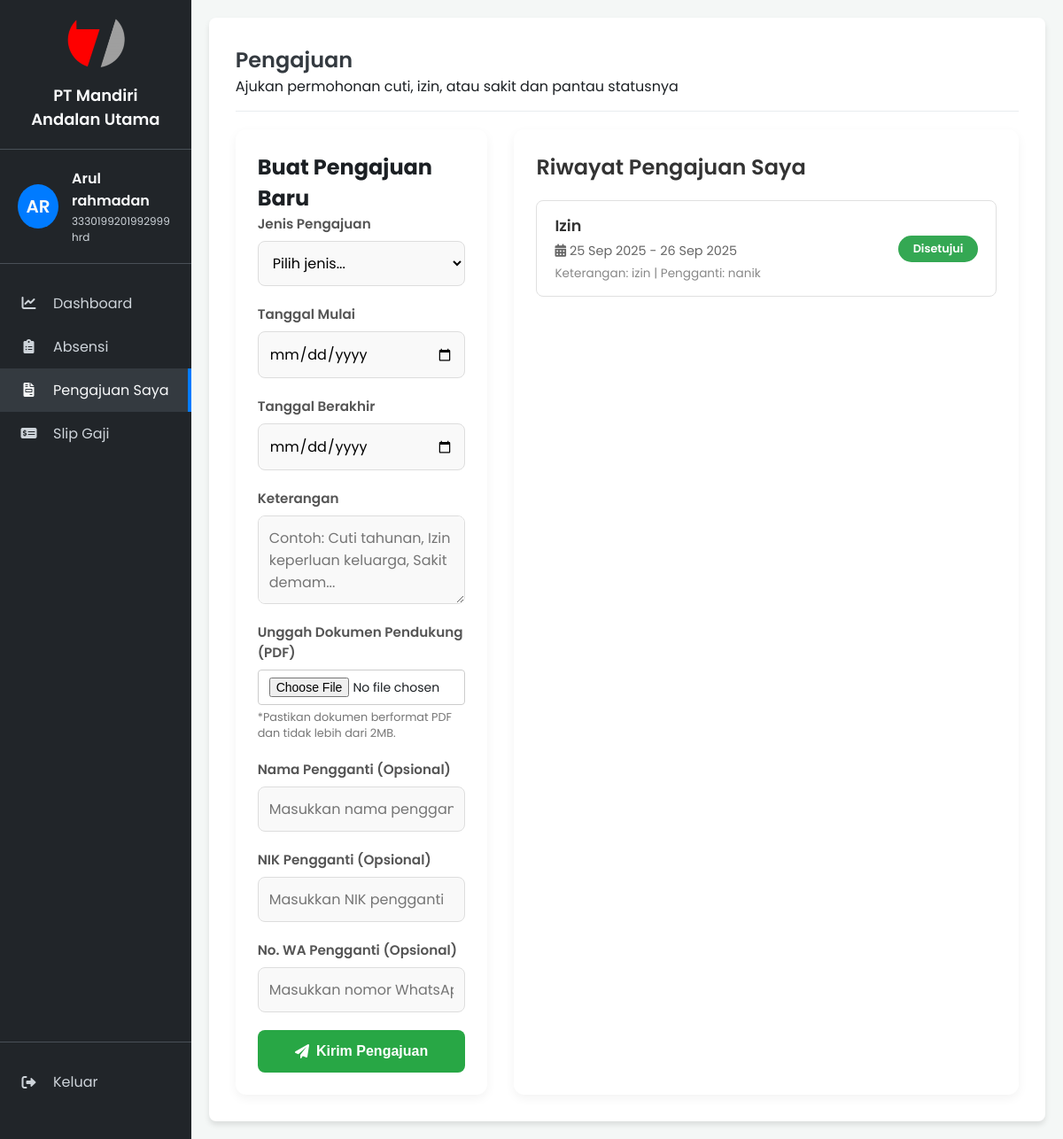
The app's page /karyawan/pengajuan/pengajuan.php (signed in) with its own data.
### tables this page shows
CREATE TABLE `karyawan` (
  `id_karyawan` bigint(20) UNSIGNED NOT NULL,
  `nama_karyawan` varchar(255) DEFAULT NULL,
  `jabatan` varchar(100) DEFAULT NULL,
  `jenis_kelamin` varchar(50) DEFAULT NULL,
  `tempat_lahir` varchar(100) DEFAULT NULL,
  `tanggal_lahir` date DEFAULT NULL,
  `alamat` varchar(255) DEFAULT NULL,
  `alamat_tinggal` varchar(255) DEFAULT NULL,
  `rt_rw` varchar(10) DEFAULT NULL,
  `kelurahan` varchar(100) DEFAULT NULL,
  `kecamatan` varchar(100) DEFAULT NULL,
  `kota_kabupaten` varchar(100) DEFAULT NULL,
  `nik_ktp` varchar(20) DEFAULT NULL,
  `pendidikan_terakhir` varchar(100) DEFAULT NULL,
  `no_hp` varchar(20) DEFAULT NULL,
  `alamat_email` varchar(255) DEFAULT NULL,
  `no_kk` varchar(20) DEFAULT NULL,
  `nama_ayah` varchar(100) DEFAULT NULL,
  `nama_ibu` varchar(100) DEFAULT NULL,
  `nik_karyawan` varchar(50) DEFAULT NULL,
  `nip` varchar(50) DEFAULT NULL,
  `penempatan` varchar(100) DEFAULT NULL,
  `nama_user` varchar(100) DEFAULT NULL,
  `kota` varchar(100) DEFAULT NULL,
  `area` varchar(100) DEFAULT NULL,
  `nomor_kontrak` varchar(100) DEFAULT NULL,
  `tanggal_pembuatan_pks` date DEFAULT NULL,
  `nomor_surat_tugas` varchar(100) DEFAULT NULL,
  `masa_penugasan` varchar(100) DEFAULT NULL,
  `tgl_aktif_masuk` date DEFAULT NULL,
  `join_date` date DEFAULT NULL,
  `end_date` date DEFAULT NULL,
  `end_date_pks` date DEFAULT NULL,
  `end_of_contract` date DEFAULT NULL,
  `status_karyawan` varchar(50) DEFAULT NULL,
  `status` varchar(50) DEFAULT NULL,
  `tgl_resign` date DEFAULT NULL,
  `cabang` varchar(100) DEFAULT NULL,
  `job` varchar(100) DEFAULT NULL,
  `channel` varchar(100) DEFAULT NULL,
  `tgl_rmu` date DEFAULT NULL,
  `nomor_rekening` varchar(50) DEFAULT NULL,
  `nama_bank` varchar(50) DEFAULT NULL,
  `gapok` decimal(10,2) DEFAULT NULL,
  `umk_ump` decimal(10,2) DEFAULT NULL,
  `tanggal_pernyataan` date DEFAULT NULL,
  `npwp` varchar(50) DEFAULT NULL,
  `status_pajak` varchar(50) DEFAULT NULL,
  `recruitment_officer` varchar(100) DEFAULT NULL,
  `team_leader` varchar(100) DEFAULT NULL,
  `recruiter` varchar(100) DEFAULT NULL,
  `tl` varchar(100) DEFAULT NULL,
  `manager` varchar(100) DEFAULT NULL,
  `nama_sm` varchar(100) DEFAULT NULL,
  `nama_sh` varchar(100) DEFAULT NULL,
  `sales_code` varchar(50) DEFAULT NULL,
  `nomor_reff` varchar(50) DEFAULT NULL,
  `no_bpjamsostek` varchar(50) DEFAULT NULL,
  `no_bpjs_kes` varchar(50) DEFAULT NULL,
  `role` enum('HRD','KARYAWAN','ADMIN') DEFAULT NULL,
  `proyek` enum('ALLO','MOLADIN','NOBU','CIMB','CNAF','BNIF','SMBCI','INTERNAL') DEFAULT NULL,
  `surat_tugas` varchar(255) DEFAULT NULL
);

CREATE TABLE `pengajuan` (
  `id_pengajuan` int(11) NOT NULL,
  `id_karyawan` int(11) DEFAULT NULL,
  `nik_karyawan` varchar(20) DEFAULT NULL,
  `jenis_pengajuan` enum('Cuti','Izin','Sakit') NOT NULL,
  `tanggal_mulai` date NOT NULL,
  `tanggal_berakhir` date NOT NULL,
  `keterangan` text NOT NULL,
  `dokumen_pendukung` varchar(255) DEFAULT NULL,
  `nama_pengganti` varchar(100) DEFAULT NULL,
  `nik_pengganti` varchar(20) DEFAULT NULL,
  `wa_pengganti` varchar(20) DEFAULT NULL,
  `status_pengajuan` enum('Menunggu','Disetujui','Ditolak') NOT NULL DEFAULT 'Menunggu',
  `tanggal_diajukan` datetime NOT NULL DEFAULT current_timestamp(),
  `tanggal_update` datetime NOT NULL DEFAULT current_timestamp() ON UPDATE current_timestamp(),
  `sumber_pengajuan` varchar(255) DEFAULT NULL,
  `nama_pengaju` varchar(255) DEFAULT NULL,
  `email_pengaju` varchar(255) DEFAULT NULL,
  `telepon_pengaju` varchar(255) DEFAULT NULL,
  `nik_pengaju` varchar(255) DEFAULT NULL
);

### karyawan/config.php (called while the page is built, shortened)
<?php
function e($string) {
    return htmlspecialchars($string ?? '', ENT_QUOTES, 'UTF-8');
}
?>

### karyawan/pengajuan/pengajuan.php (the view, shortened to what this page needs)
<?php
require '../config.php';
$id_karyawan = $_SESSION['id_karyawan'];
$nama_user = $_SESSION['nama'];
$stmt_user_info = $conn->prepare("SELECT nik_ktp, jabatan FROM karyawan WHERE id_karyawan = ?");
$stmt_user_info->bind_param("i", $id_karyawan);
$stmt_user_info->execute();
$result_user_info = $stmt_user_info->get_result();
$user_info = $result_user_info->fetch_assoc();
$nik_user = $user_info['nik_ktp'];
$jabatan_user = $user_info['jabatan'];
$sql_history = "SELECT * FROM pengajuan WHERE id_karyawan = ? ORDER BY tanggal_diajukan DESC";
$stmt_history = $conn->prepare($sql_history);
$stmt_history->bind_param("i", $id_karyawan);
$stmt_history->execute();
$result_history = $stmt_history->get_result();
?>
<!DOCTYPE html>
<html lang="id">
<head>
    <link rel="stylesheet" href="../style.css">
    <link rel="stylesheet" href="https://cdnjs.cloudflare.com/ajax/libs/font-awesome/6.0.0-beta3/css/all.min.css">
</head>
<body>
    <div class="container">
        <aside class="sidebar">
            <div class="company-brand">
                <img src="../image/manu.png" alt="Logo PT Mandiri Andalan Utama" class="company-logo">
                <p class="company-name">PT Mandiri Andalan Utama</p>
            </div>
            <div class="user-info">
                <div class="user-avatar"><?= e(strtoupper(substr($nama_user, 0, 2))) ?></div>
                <div class="user-details">
                    <p class="user-name"><?= e($nama_user) ?></p>
                    <p class="user-id"><?= e($nik_user) ?></p>
                    <p class="user-role"><?= e($jabatan_user) ?></p>
                </div>
            </div>
            <nav class="sidebar-nav">
                <ul>
                    <li><a href="../dashboard_karyawan.php"><i class="fas fa-chart-line"></i> Dashboard</a></li>
                    <li><a href="../absensi/absensi.php"><i class="fas fa-clipboard-list"></i> Absensi</a></li>
                    <li class="active"><a href="#"><i class="fas fa-file-invoice"></i> Pengajuan Saya</a></li>
                    <li><a href="../slipgaji/slipgaji.php"><i class="fas fa-money-check-alt"></i> Slip Gaji</a></li>
                </ul>
            </nav>
            <div class="logout-link">
                <a href="../../logout.php"><i class="fas fa-sign-out-alt"></i> Keluar</a>
            </div>
        </aside>
        <main class="main-content">
            <header class="main-header">
                <h1>Pengajuan</h1>
                <p>Ajukan permohonan cuti, izin, atau sakit dan pantau statusnya</p>
            </header>
            <div class="content-wrapper">
                <div class="section submission-form">
                    <h2>Buat Pengajuan Baru</h2>
                    <form action="<?php echo htmlspecialchars($_SERVER["PHP_SELF"]); ?>" method="POST" enctype="multipart/form-data">
                        <div class="form-group">
                            <label for="submission-type">Jenis Pengajuan</label>
                            <select id="submission-type" name="submission-type" required>
                                <option value="">Pilih jenis...</option>
                            </select>
                        </div>
                        <div class="form-group">
                            <label for="start-date">Tanggal Mulai</label>
                            <input type="date" id="start-date" name="start-date" required>
                        </div>
                        <div class="form-group">
                            <label for="end-date">Tanggal Berakhir</label>
                            <input type="date" id="end-date" name="end-date" required>
                        </div>
                        <div class="form-group">
                            <label for="reason">Keterangan</label>
                            <textarea id="reason" name="reason" placeholder="Contoh: Cuti tahunan, Izin keperluan keluarga, Sakit demam..." required></textarea>
                        </div>
                        <div class="form-group">
                            <label for="surat-file">Unggah Dokumen Pendukung (PDF)</label>
                            <input type="file" id="surat-file" name="surat-file" accept=".pdf" required>
                            <small style="color: #777; font-size: 0.8rem; margin-top: 5px;">*Pastikan dokumen berformat PDF dan tidak lebih dari 2MB.</small>
                        </div>
                        <div class="form-group">
                            <label for="replacement-name">Nama Pengganti (Opsional)</label>
                            <input type="text" id="replacement-name" name="replacement-name" placeholder="Masukkan nama pengganti">
                        </div>
                        <div class="form-group">
                            <label for="replacement-nik">NIK Pengganti (Opsional)</label>
                            <input type="text" id="replacement-nik" name="replacement-nik" placeholder="Masukkan NIK pengganti">
                        </div>
                        <div class="form-group">
                            <label for="replacement-wa">No. WA Pengganti (Opsional)</label>
                            <input type="text" id="replacement-wa" name="replacement-wa" placeholder="Masukkan nomor WhatsApp pengganti">
                        </div>
                        <button type="submit" class="btn-submit">
                            <i class="fas fa-paper-plane"></i> Kirim Pengajuan
                        </button>
                    </form>
                </div>
                <div class="section submission-history">
                    <div class="section-header">
                        <h2>Riwayat Pengajuan Saya</h2>
                    </div>
                    <ul class="history-list">
                        <?php
                        if ($result_history->num_rows > 0) {
                            while ($row = $result_history->fetch_assoc()) {
                                $pengganti_display = "";
                                if (!empty($row['nama_pengganti'])) {
                                    $pengganti_display = " | Pengganti: " . e($row['nama_pengganti']);
                                }
                                $status_class = strtolower($row['status_pengajuan']);
                                switch ($status_class) {
                                    case 'disetujui':
                                        $status_style = 'status-disetujui';
                                        break;
                                }
                                echo '
                                <li class="history-item">
                                    <div class="history-details">
                                        <p class="submission-type">' . e($row['jenis_pengajuan']) . '</p>
                                        <p class="submission-date"><i class="fas fa-calendar-alt"></i> ' . date('d M Y', strtotime($row['tanggal_mulai'])) . ' - ' . date('d M Y', strtotime($row['tanggal_berakhir'])) . '</p>
                                        <p class="submission-note">Keterangan: ' . e($row['keterangan']) . $pengganti_display . '</p>
                                    </div>
                                    <div class="history-status ' . $status_style . '">' . e($row['status_pengajuan']) . '</div>
                                </li>';
                            }
                        } else {
                            echo '<li class="history-empty"><p>Tidak ada riwayat pengajuan.</p></li>';
                        }
                        ?>
                    </ul>
                </div>
            </div>
        </main>
    </div>
</body>
</html>

### karyawan/style.css (style rules this page uses)
:root { --primary-color: #007bff; --dark-bg: #212529; --darker-bg: #1c2024; --text-color: #f8f9fa; --light-text-color: #ced4da; --active-bg: #343a40; --border-color: #495057; }
* { margin: 0; padding: 0; box-sizing: border-box; }
body { font-family: 'Poppins', sans-serif; background-color: #f4f7f6; color: var(--darker-bg); }
.container { display: flex; height: 100vh; }
.sidebar { width: 280px; background-color: var(--dark-bg); color: var(--text-color); display: flex; flex-direction: column; padding: 20px 0; }
.company-brand { padding: 0 20px 20px; text-align: center; border-bottom: 1px solid var(--border-color); margin-bottom: 20px; }
.company-logo { max-width: 70px; height: auto; margin-bottom: 10px; }
.company-name { font-size: 18px; font-weight: 600; color: var(--text-color); margin: 0; }
.user-info { display: flex; align-items: center; padding: 0 20px 20px; border-bottom: 1px solid var(--border-color); margin-bottom: 20px; }
.user-avatar { width: 50px; height: 50px; background-color: var(--primary-color); border-radius: 50%; display: flex; justify-content: center; align-items: center; font-size: 20px; font-weight: 600; margin-right: 15px; }
.user-details .user-name { font-size: 16px; font-weight: 600; margin-bottom: 2px; }
.user-details .user-id, .user-details .user-role { font-size: 12px; color: var(--light-text-color); margin: 0; }
.sidebar-nav ul { list-style: none; }
.sidebar-nav li a { display: flex; align-items: center; padding: 12px 20px; color: var(--light-text-color); text-decoration: none; transition: background-color 0.2s, color 0.2s; }
.sidebar-nav li a:hover, .sidebar-nav li.active a { background-color: var(--active-bg); color: var(--text-color); }
.sidebar-nav li.active a { border-right: 4px solid var(--primary-color); }
.sidebar-nav li a i { width: 25px; text-align: center; margin-right: 15px; }
.logout-link { margin-top: auto; padding: 20px 0; border-top: 1px solid var(--border-color); }
.logout-link a { display: flex; align-items: center; padding: 12px 20px; color: var(--light-text-color); text-decoration: none; transition: background-color 0.2s, color 0.2s; }
.logout-link a i { width: 25px; text-align: center; margin-right: 15px; }
.main-content { flex-grow: 1; padding: 30px; background-color: #fff; border-radius: 8px; box-shadow: 0 4px 6px rgba(0, 0, 0, 0.1); margin: 20px; overflow: auto; }
.main-header { margin-bottom: 20px; padding-bottom: 15px; border-bottom: 1px solid #e9ecef; }
.main-header h1 { font-size: 24px; font-weight: 600; color: #343a40; }
.form-group { display: flex; flex-direction: column; }
.form-group label { font-size: 14px; font-weight: 500; color: #555; margin-bottom: 5px; }
.form-group input, .form-group select, .form-group textarea { padding: 8px 12px; border: 1px solid #ccc; border-radius: 4px; font-family: 'Poppins', sans-serif; font-size: 14px; width: 100%; }

### records on screen
karyawan: nik_ktp "3330199201992999", jabatan "hrd"
pengajuan: jenis_pengajuan "Izin", tanggal_mulai "25 Sep 2025", tanggal_berakhir "26 Sep 2025", keterangan "izin", nama_pengganti "| Pengganti: nanik", status_pengajuan "Disetujui"

### other values on screen
substr($nama_user, 0, 2) "AR"
$nama_user "Arul rahmadan"
